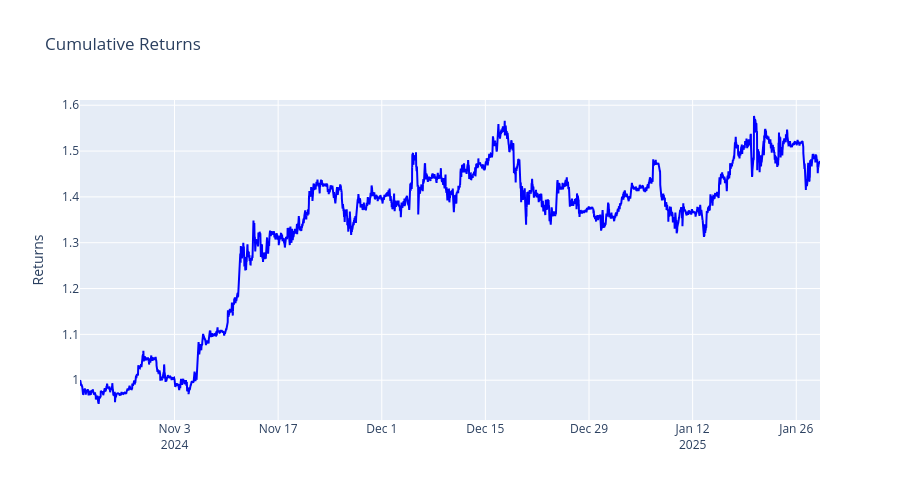

Notebook code for this chart:
### Markdown cell above
## 7. Performance Metrics

### Code cell
def calculate_performance_metrics(df):
    metrics = {}
    
    # Returns
    returns = df['close'].pct_change().dropna()
    metrics['Daily Return'] = returns.mean() * 24 * 4  # Convert to daily
    metrics['Daily Volatility'] = returns.std() * np.sqrt(24 * 4)
    metrics['Sharpe Ratio'] = metrics['Daily Return'] / metrics['Daily Volatility'] * np.sqrt(365)
    
    # Drawdown analysis
    cum_returns = (1 + returns).cumprod()
    rolling_max = cum_returns.expanding().max()
    drawdowns = (cum_returns - rolling_max) / rolling_max
    metrics['Max Drawdown'] = drawdowns.min()
    
    # Additional metrics
    metrics['Win Rate'] = len(returns[returns > 0]) / len(returns)
    metrics['Loss Rate'] = len(returns[returns < 0]) / len(returns)
    metrics['Profit Factor'] = abs(returns[returns > 0].sum() / returns[returns < 0].sum())
    
    return pd.Series(metrics)

# Calculate metrics
metrics = calculate_performance_metrics(df)

# Display metrics
print("Performance Metrics:")
display(pd.DataFrame(metrics).T)

# Plot cumulative returns
returns = df['close'].pct_change().dropna()
cum_returns = (1 + returns).cumprod()

fig = go.Figure()

fig.add_trace(go.Scatter(x=cum_returns.index, y=cum_returns,
                         name='Cumulative Returns',
                         line=dict(color='blue')))

fig.update_layout(title='Cumulative Returns',
                  yaxis_title='Returns',
                  height=500)

fig.show()

### Figure 1 — Plotly figure (JSON) as saved in the notebook; plotly's stock layout.template omitted (floating-point values rounded to 4 significant figures; data arrays with more than 128 entries replaced by an {"elided": "..."} marker saying what was removed)
{"data": [{"line": {"color": "blue"}, "name": "Cumulative Returns", "type": "scatter", "x": {"elided": "9599 str values"}, "y": {"elided": "9599 float values"}}], "layout": {"height": 500, "title": {"text": "Cumulative Returns"}, "yaxis": {"title": {"text": "Returns"}}}}
